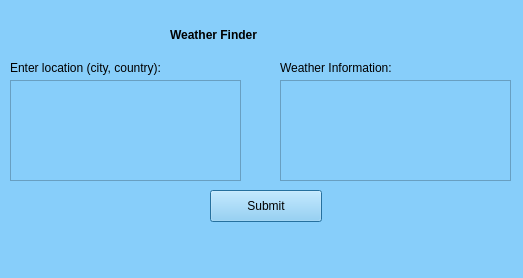
<?xml version="1.0" encoding="UTF-8"?>
<ui version="4.0">
 <class>Dialog</class>
 <widget class="QDialog" name="Dialog">
  <property name="geometry">
   <rect>
    <x>0</x>
    <y>0</y>
    <width>523</width>
    <height>278</height>
   </rect>
  </property>
  <property name="windowTitle">
   <string>Dialog</string>
  </property>
  <property name="styleSheet">
   <string notr="true">background-color: rgb(135,206,250);
</string>
  </property>
  <widget class="QPlainTextEdit" name="plainTextEdit">
   <property name="geometry">
    <rect>
     <x>10</x>
     <y>80</y>
     <width>231</width>
     <height>101</height>
    </rect>
   </property>
  </widget>
  <widget class="QLabel" name="label_2">
   <property name="geometry">
    <rect>
     <x>10</x>
     <y>60</y>
     <width>201</width>
     <height>16</height>
    </rect>
   </property>
   <property name="styleSheet">
    <string notr="true">font: 57 15pt &quot;Futura&quot;;</string>
   </property>
   <property name="text">
    <string>Enter location (city, country):</string>
   </property>
  </widget>
  <widget class="QTextEdit" name="textEdit">
   <property name="geometry">
    <rect>
     <x>280</x>
     <y>80</y>
     <width>231</width>
     <height>101</height>
    </rect>
   </property>
  </widget>
  <widget class="QLabel" name="label_3">
   <property name="geometry">
    <rect>
     <x>280</x>
     <y>60</y>
     <width>181</width>
     <height>16</height>
    </rect>
   </property>
   <property name="styleSheet">
    <string notr="true">font: 57 15pt &quot;Futura&quot;;</string>
   </property>
   <property name="text">
    <string>Weather Information:</string>
   </property>
  </widget>
  <widget class="QPushButton" name="pushButton_2">
   <property name="geometry">
    <rect>
     <x>210</x>
     <y>190</y>
     <width>112</width>
     <height>32</height>
    </rect>
   </property>
   <property name="text">
    <string>Submit</string>
   </property>
  </widget>
  <widget class="QLabel" name="label_5">
   <property name="geometry">
    <rect>
     <x>170</x>
     <y>20</y>
     <width>191</width>
     <height>31</height>
    </rect>
   </property>
   <property name="styleSheet">
    <string notr="true">font: 57 23pt &quot;Futura&quot;;</string>
   </property>
   <property name="text">
    <string>&lt;html&gt;&lt;head/&gt;&lt;body&gt;&lt;p&gt;&lt;span style=&quot; font-weight:600;&quot;&gt;Weather Finder&lt;/span&gt;&lt;/p&gt;&lt;/body&gt;&lt;/html&gt;</string>
   </property>
  </widget>
 </widget>
 <resources/>
 <connections/>
</ui>
